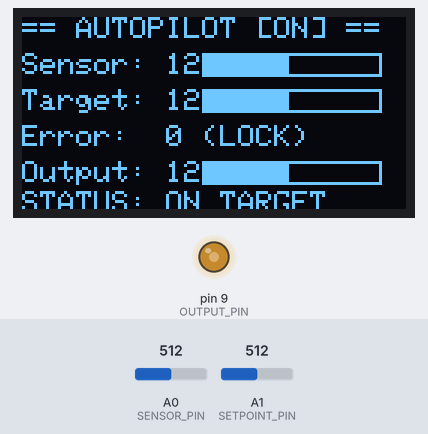
Bench run of a sketch on a simulated Arduino Uno, built with avr-gcc and run on an emulated ATmega328P. Parts: 128×64 one-colour display, output pins drawn as LEDs (lit = HIGH). The test bench sets the inputs (shaded band); at power-on: A1 (SETPOINT_PIN) = 512, A0 (SENSOR_PIN) = 512. What the sketch prints to the serial monitor is not drawn.

Above: at 2.7 s.
2.8 s: A1 (SETPOINT_PIN) set to 716
At 3.7 s:
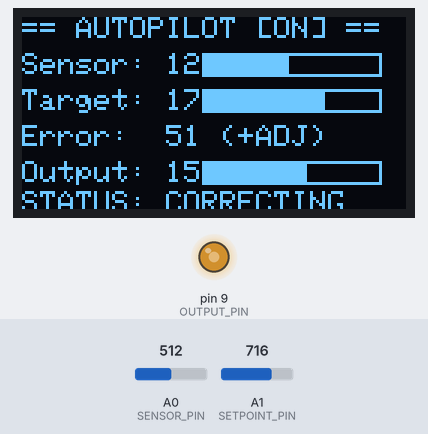
4.3 s: A0 (SENSOR_PIN) set to 122
At 5.5 s:
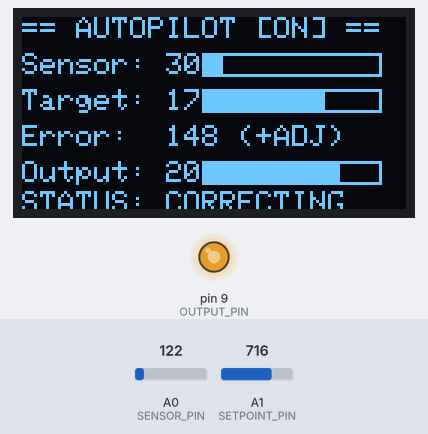
5.8 s: A0 (SENSOR_PIN) set to 716
At 6.6 s:
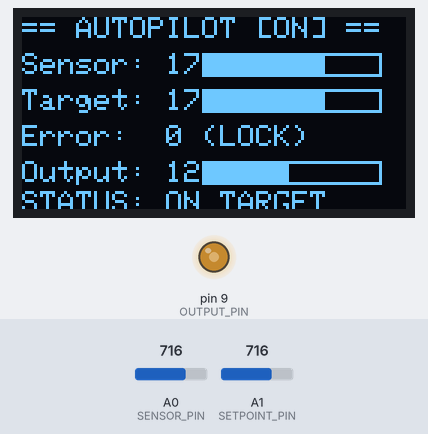
7.3 s: A1 (SETPOINT_PIN) set to 122
At 8.5 s:
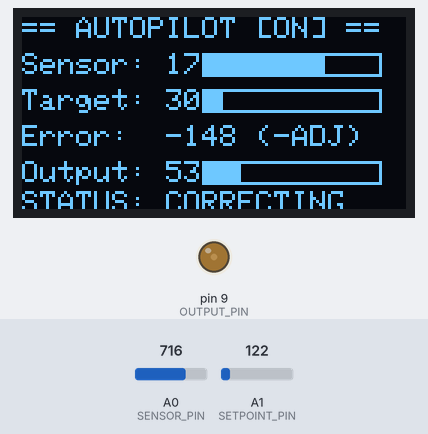
8.9 s: A1 (SETPOINT_PIN) set to 511
At 9.4 s:
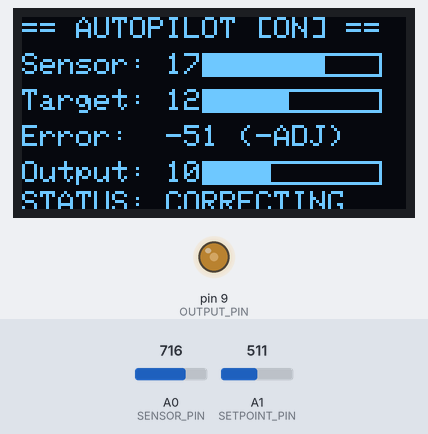
10.4 s: A0 (SENSOR_PIN) set to 1023
At 11.5 s:
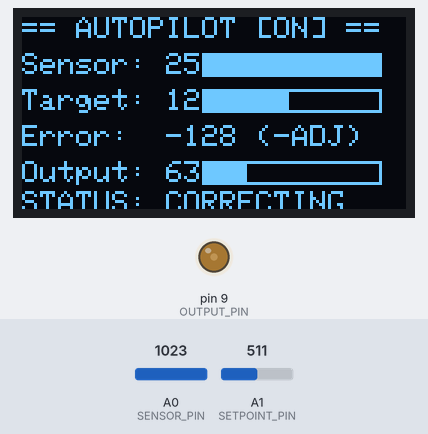
Timing chart, 0 to 12.9 s (numbered marks = the images above; inputs shaded):
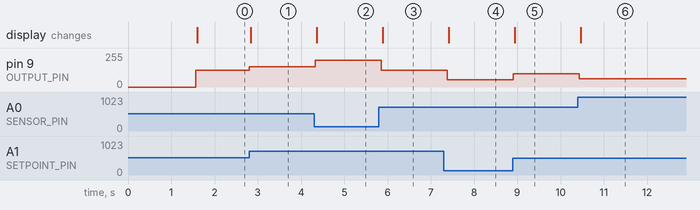

Measured:
- after the input at 2.8 s, pin 9 (OUTPUT_PIN): 127/255 → 152/255 at once; the display: changes at once (image 1)
- after the input at 4.3 s, pin 9 (OUTPUT_PIN): 152/255 → 201/255 at once; the display: changes after 0.07 s (image 2)
- after the input at 5.8 s, pin 9 (OUTPUT_PIN): 201/255 → 127/255 after 0.06 s; the display: changes after 0.09 s (image 3)
- after the input at 7.3 s, pin 9 (OUTPUT_PIN): 127/255 → 53/255 after 0.08 s; the display: changes after 0.12 s (image 4)
- after the input at 8.9 s, pin 9 (OUTPUT_PIN): 53/255 → 101/255 at once; the display: changes at once (image 5)
- after the input at 10.4 s, pin 9 (OUTPUT_PIN): 101/255 → 63/255 at once; the display: changes after 0.07 s (image 6)

The sketch:

Day24_Autopilot.ino
```cpp
/* ###########################################################
   ###   30 DAYS LOST IN SPACE - INVENTR.IO                 ###
   ###   DAY 24: AUTOPILOT - Automated control system       ###
   ###   Feedback loops and proportional control            ###
   ###   Last Updated: 30-12-2024                           ###
   ########################################################### */

#include <Wire.h>
#include <Adafruit_GFX.h>
#include <Adafruit_SSD1306.h>

/* ###########################################################
   ###   1. Display Configuration                           ###
   ########################################################### */

#define SCREEN_WIDTH 128
#define SCREEN_HEIGHT 64
#define OLED_RESET -1
#define SCREEN_ADDRESS 0x3C

Adafruit_SSD1306 display(SCREEN_WIDTH, SCREEN_HEIGHT, &Wire, OLED_RESET);

/* ###########################################################
   ###   2. Pin Definitions                                 ###
   ########################################################### */

const int SENSOR_PIN = A0;
const int SETPOINT_PIN = A1;
const int OUTPUT_PIN = 9;

/* ###########################################################
   ###   3. Control System Variables                        ###
   ########################################################### */

int sensorValue = 0;
int setpointValue = 0;
int outputValue = 0;
int error = 0;

const float Kp = 0.5;  // Proportional gain
bool autopilotEnabled = true;

/* ###########################################################
   ###   4. Setup Function                                  ###
   ########################################################### */

void setup() {
  Serial.begin(9600);

  pinMode(OUTPUT_PIN, OUTPUT);

  if (!display.begin(SSD1306_SWITCHCAPVCC, SCREEN_ADDRESS)) {
    Serial.println(F("SSD1306 allocation failed"));
    for (;;);
  }

  display.clearDisplay();
  display.setTextSize(1);
  display.setTextColor(SSD1306_WHITE);
  display.println(F("AUTOPILOT SYSTEM"));
  display.println(F("Initializing..."));
  display.display();

  delay(1500);
}

/* ###########################################################
   ###   5. Helper Functions                                ###
   ########################################################### */

void drawBar(int x, int y, int width, int height, int value, int maxVal) {
  display.drawRect(x, y, width, height, SSD1306_WHITE);
  int fillWidth = map(constrain(value, 0, maxVal), 0, maxVal, 0, width - 2);
  display.fillRect(x + 1, y + 1, fillWidth, height - 2, SSD1306_WHITE);
}

/* ###########################################################
   ###   6. Main Loop                                       ###
   ########################################################### */

void loop() {
  // Read inputs
  sensorValue = map(analogRead(SENSOR_PIN), 0, 1023, 0, 255);
  setpointValue = map(analogRead(SETPOINT_PIN), 0, 1023, 0, 255);

  // Calculate error and output
  error = setpointValue - sensorValue;

  if (autopilotEnabled) {
    outputValue = constrain(Kp * error + 127, 0, 255);
    analogWrite(OUTPUT_PIN, outputValue);
  }

  // Update display
  display.clearDisplay();

  // Header
  display.setCursor(0, 0);
  display.setTextSize(1);
  display.print(F("== AUTOPILOT "));
  display.println(autopilotEnabled ? F("[ON] ==") : F("[OFF] =="));

  // Sensor value
  display.setCursor(0, 12);
  display.print(F("Sensor: "));
  display.println(sensorValue);
  drawBar(60, 12, 60, 8, sensorValue, 255);

  // Setpoint
  display.setCursor(0, 24);
  display.print(F("Target: "));
  display.println(setpointValue);
  drawBar(60, 24, 60, 8, setpointValue, 255);

  // Error
  display.setCursor(0, 36);
  display.print(F("Error:  "));
  display.print(error);
  display.print(F(" ("));
  if (error > 10) {
    display.print(F("+ADJ"));
  } else if (error < -10) {
    display.print(F("-ADJ"));
  } else {
    display.print(F("LOCK"));
  }
  display.println(F(")"));

  // Output
  display.setCursor(0, 48);
  display.print(F("Output: "));
  display.println(outputValue);
  drawBar(60, 48, 60, 8, outputValue, 255);

  // Status
  display.setCursor(0, 58);
  if (abs(error) < 10) {
    display.print(F("STATUS: ON TARGET"));
  } else {
    display.print(F("STATUS: CORRECTING"));
  }

  display.display();

  // Serial output
  Serial.print("Sensor: ");
  Serial.print(sensorValue);
  Serial.print(" | Target: ");
  Serial.print(setpointValue);
  Serial.print(" | Error: ");
  Serial.print(error);
  Serial.print(" | Output: ");
  Serial.println(outputValue);

  delay(100);
}

/* ###########################################################
   ###           END OF DAY 24 - AUTOPILOT                  ###
   ########################################################### */
```
